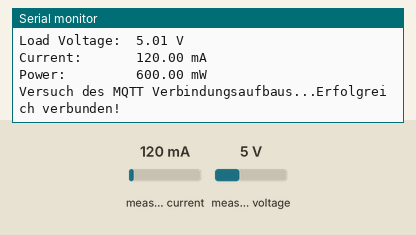
Simulated run of this sketch. Board: Arduino Uno, built with avr-gcc and run on an emulated ATmega328P. Parts: the last lines printed to the serial monitor. Inputs (shaded band) come from the test bench; at power-on: measured current 120 mA, measured voltage 5 V. WiFi joins after 1.5 s; servers stay silent unless stated; no MQTT or app messages arrive unless stated.

Above: at 2.7 s.
2.8 s: measured current set to 40 mA
At 4.1 s:
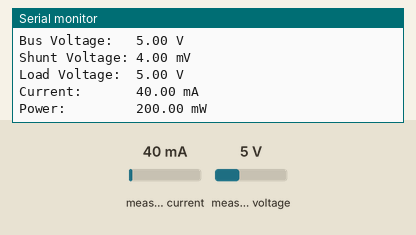
4.9 s: measured voltage set to 0.3 V
At 6.2 s:
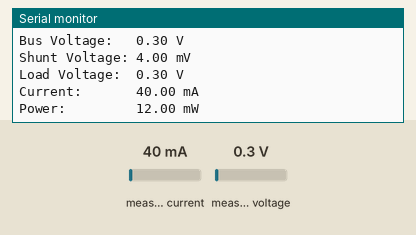
7.0 s: measured current set to 500 mA
At 8.2 s:
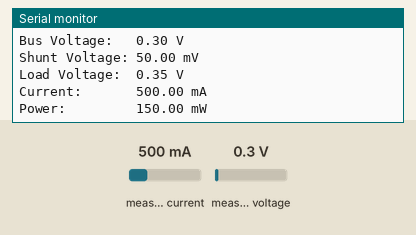
Timing chart, 0 to 10.0 s (numbered marks = the images above; inputs shaded):
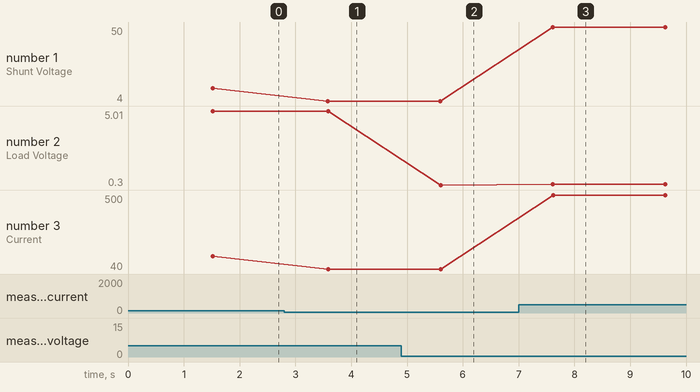

Measured:
- after the input at 2.8 s, the serial monitor: prints a new line after 0.78 s (image 1)
- after the input at 4.9 s, the serial monitor: prints a new line after 0.70 s (image 2)
- after the input at 7.0 s, the serial monitor: prints a new line after 0.61 s (image 3)
- plotted number 1: 12 → 4 after the input at 2.8 s, 4 → 50 after the input at 7.0 s
- plotted number 2: 5 → 0.3 after the input at 4.9 s, 0.3 → 0.35 after the input at 7.0 s
- plotted number 3: 120 → 40 after the input at 2.8 s, 40 → 500 after the input at 7.0 s

The sketch:

12VControl.ino
```cpp
/*
 * DD0VS 14th March 2020
 * DD0VS 08th May 2021
 *
 * https://github.com/adafruit/Adafruit_INA219/blob/master/examples/getcurrent/getcurrent.ino
 *
 * https://www.arduino.cc/en/Tutorial/DhcpAddressPrinter
 *
 * https://pubsubclient.knolleary.net/api.html
 *
 * https://www.heise.de/developer/artikel/Kommunikation-ueber-MQTT-3238975.html
 *
 */

/* for INA 2019 */
#include <Wire.h>
#include <Adafruit_INA219.h>

/* for Ethernet Shield */
#include <SPI.h>
#include <Ethernet.h>

/* for MQTT */
#include <PubSubClient.h> // MQTT Bibliothek


Adafruit_INA219 ina219_A;
bool bIna219A = false;

float shuntvoltage = 0;
float busvoltage = 0;
float current_mA = 0;
float loadvoltage = 0;
float power_mW = 0;
char  sCurrent_mA[10];
char  sBusvoltage[5];


// Enter a MAC address and IP address for your controller below.
// The IP address will be dependent on your local network.
// gateway and subnet are optional:
byte mac[] = {
  0x00, 0xAA, 0xBB, 0xCC, 0xDE, 0x02
};

EthernetClient ethClient;
PubSubClient client;

void reconnect() {
  // Solange wiederholen bis Verbindung wiederhergestellt ist
  while (!client.connected()) {
    Serial.print(F("Versuch des MQTT Verbindungsaufbaus..."));
    //Versuch die Verbindung aufzunehmen
    if (client.connect("SDR-12v-supply")) {
      Serial.println(F("Erfolgreich verbunden!"));
      // Nun versendet der Arduino eine Nachricht in outTopic ...
      client.publish("DD0VS/SDR-12V","connected");
      // und meldet sich für bei inTopic für eingehende Nachrichten an
      //client.subscribe("inTopic");
    } else {
      Serial.print(F("Fehler, rc="));
      Serial.print(client.state());
      Serial.println(F(" Nächster Versuch in 5 Sekunden"));
      // 5 Sekunden Pause vor dem nächsten Versuch
      myDelay(5000);
    }
  }
}

void setup(void)
{
  Serial.begin(115200);
  while (!Serial) {
      // will pause Zero, Leonardo, etc until serial console opens
      myDelay(1);
  }

  uint32_t currentFrequency;

  Serial.println(F("Hello!"));

  // Initialize the INA219.
  // By default the initialization will use the largest range (32V, 2A).  However
  // you can call a setCalibration function to change this range (see comments).
  bIna219A = ina219_A.begin();
  if (!bIna219A)
    Serial.println(F("INA219_A not exists"));
  // To use a slightly lower 32V, 1A range (higher precision on amps):
  //ina219.setCalibration_32V_1A();
  // Or to use a lower 16V, 400mA range (higher precision on volts and amps):
  //ina219.setCalibration_16V_400mA();

  Serial.println(F("Measuring voltage and current with INA219 ... and writing it back via MQTT"));

  // start the Ethernet connection:
  Serial.println(F("Initialize Ethernet with DHCP:"));
  if (Ethernet.begin(mac) == 0) {
    Serial.println(F("Failed to configure Ethernet using DHCP"));
    if (Ethernet.hardwareStatus() == EthernetNoHardware) {
      Serial.println(F("Ethernet shield was not found.  Sorry, can't run without hardware. :("));
    } else if (Ethernet.linkStatus() == LinkOFF) {
      Serial.println("Ethernet cable is not connected.");
    }
    // no point in carrying on, so do nothing forevermore:
    while (true) {
      myDelay(1);
    }
  }
  // print your local IP address:
  Serial.print(F("My IP address: "));
  Serial.println(Ethernet.localIP());

  client.setClient(ethClient);
  client.setServer("shf-sdr",1883);

}

// myDelay
void myDelay(int iMyDel) {
  unsigned long uiMyDelMillis;
  uiMyDelMillis = millis();
  //Serial.print(F("Delay")); Serial.print(uiMyDelMillis);
  while ( (millis() - uiMyDelMillis) < (unsigned long)iMyDel)
  {}
  //Serial.println(millis());
}


void loop(void)
{

  shuntvoltage = ina219_A.getShuntVoltage_mV();
  busvoltage   = ina219_A.getBusVoltage_V();
  current_mA   = ina219_A.getCurrent_mA();
  power_mW     = ina219_A.getPower_mW();
  loadvoltage  = busvoltage + (shuntvoltage / 1000);

  Serial.print(F("Bus Voltage:   ")); Serial.print(busvoltage); Serial.println(F(" V"));
  Serial.print(F("Shunt Voltage: ")); Serial.print(shuntvoltage); Serial.println(F(" mV"));
  Serial.print(F("Load Voltage:  ")); Serial.print(loadvoltage); Serial.println(F(" V"));
  Serial.print(F("Current:       ")); Serial.print(current_mA); Serial.println(F(" mA"));
  Serial.print(F("Power:         ")); Serial.print(power_mW); Serial.println(F(" mW"));
  Serial.println("");

  if (!client.connected()) {
      reconnect();
  }
  client.loop();
  //publish current
  dtostrf(current_mA,7,1,sCurrent_mA);
  client.publish("DD0VS/SDR-12V/amps",sCurrent_mA);
  //publish Voltage
  dtostrf(busvoltage,4,1,sBusvoltage);
  client.publish("DD0VS/SDR-12V/volts",sCurrent_mA);

  switch (Ethernet.maintain()) {
    case 1:
      //renewed fail
      Serial.println(F("Error: renewed fail"));
      break;

    case 2:
      //renewed success
      Serial.println(F("Renewed success"));
      //print your local IP address:
      Serial.print(F("My IP address: "));
      Serial.println(Ethernet.localIP());
      break;

    case 3:
      //rebind fail
      Serial.println(F("Error: rebind fail"));
      break;

    case 4:
      //rebind success
      Serial.println(F("Rebind success"));
      //print your local IP address:
      Serial.print(F("My IP address: "));
      Serial.println(Ethernet.localIP());
      break;

    default:
      //nothing happened
      break;
  }
  myDelay(2000);
}
```
